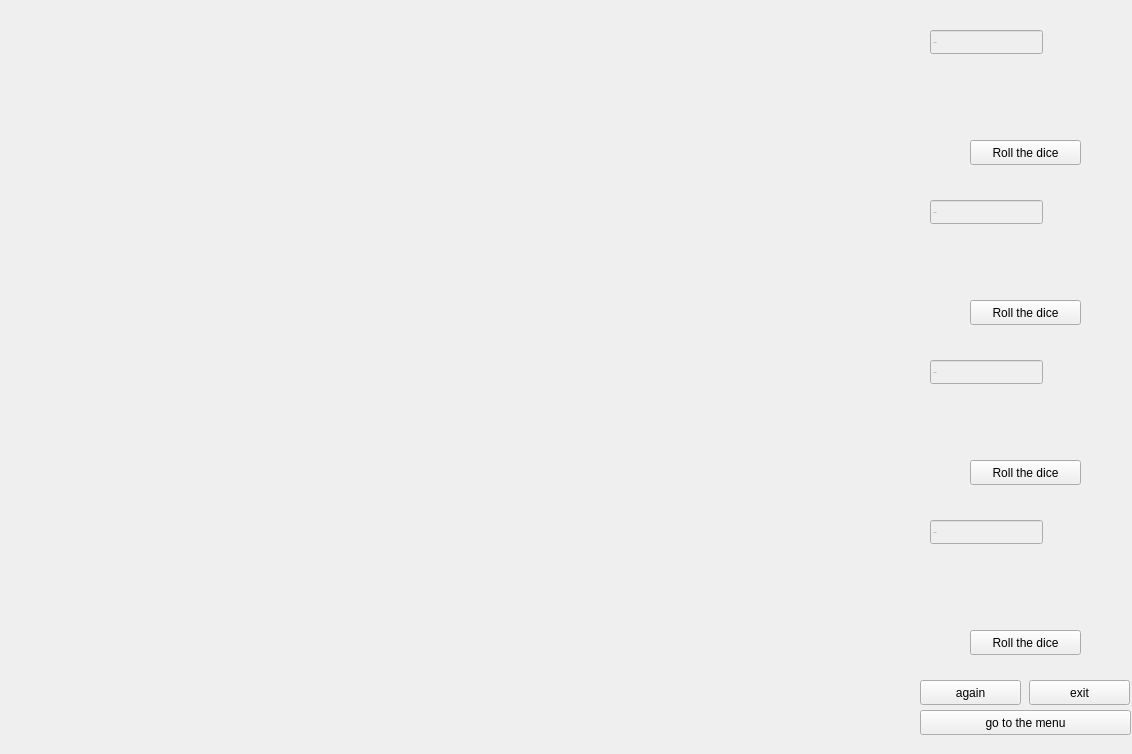
<?xml version="1.0" encoding="UTF-8"?>
<ui version="4.0">
 <class>Game</class>
 <widget class="QWidget" name="Game">
  <property name="geometry">
   <rect>
    <x>0</x>
    <y>0</y>
    <width>1132</width>
    <height>754</height>
   </rect>
  </property>
  <property name="windowTitle">
   <string>Snakes and ladders game</string>
  </property>
  <property name="windowIcon">
   <iconset>
    <normalon>:/image/snake.jpeg</normalon>
   </iconset>
  </property>
  <widget class="QLabel" name="GamePage">
   <property name="geometry">
    <rect>
     <x>10</x>
     <y>10</y>
     <width>731</width>
     <height>731</height>
    </rect>
   </property>
   <property name="text">
    <string/>
   </property>
   <property name="pixmap">
    <pixmap resource="res.qrc">:/image/snake.jpeg</pixmap>
   </property>
  </widget>
  <widget class="QLabel" name="blue">
   <property name="enabled">
    <bool>true</bool>
   </property>
   <property name="geometry">
    <rect>
     <x>740</x>
     <y>660</y>
     <width>71</width>
     <height>81</height>
    </rect>
   </property>
   <property name="text">
    <string/>
   </property>
   <property name="pixmap">
    <pixmap resource="res.qrc">:/new/prefix1/image/blue.jpeg</pixmap>
   </property>
  </widget>
  <widget class="QLabel" name="red">
   <property name="enabled">
    <bool>true</bool>
   </property>
   <property name="geometry">
    <rect>
     <x>740</x>
     <y>590</y>
     <width>71</width>
     <height>71</height>
    </rect>
   </property>
   <property name="text">
    <string/>
   </property>
   <property name="pixmap">
    <pixmap resource="res.qrc">:/new/prefix1/image/red.jpeg</pixmap>
   </property>
  </widget>
  <widget class="QLabel" name="yellow">
   <property name="enabled">
    <bool>true</bool>
   </property>
   <property name="geometry">
    <rect>
     <x>740</x>
     <y>450</y>
     <width>71</width>
     <height>71</height>
    </rect>
   </property>
   <property name="text">
    <string/>
   </property>
   <property name="pixmap">
    <pixmap resource="res.qrc">:/new/prefix1/image/yellow.jpeg</pixmap>
   </property>
  </widget>
  <widget class="QLabel" name="green">
   <property name="enabled">
    <bool>true</bool>
   </property>
   <property name="geometry">
    <rect>
     <x>740</x>
     <y>520</y>
     <width>71</width>
     <height>71</height>
    </rect>
   </property>
   <property name="text">
    <string/>
   </property>
   <property name="pixmap">
    <pixmap resource="res.qrc">:/new/prefix1/image/green.jpeg</pixmap>
   </property>
  </widget>
  <widget class="QLabel" name="label">
   <property name="geometry">
    <rect>
     <x>920</x>
     <y>10</y>
     <width>241</width>
     <height>181</height>
    </rect>
   </property>
   <property name="text">
    <string/>
   </property>
   <property name="pixmap">
    <pixmap resource="res.qrc">:/new/prefix1/image/Untitled.jpg</pixmap>
   </property>
  </widget>
  <widget class="QPushButton" name="dice1">
   <property name="geometry">
    <rect>
     <x>970</x>
     <y>140</y>
     <width>111</width>
     <height>25</height>
    </rect>
   </property>
   <property name="text">
    <string>Roll the dice</string>
   </property>
  </widget>
  <widget class="QLabel" name="label_2">
   <property name="geometry">
    <rect>
     <x>920</x>
     <y>180</y>
     <width>241</width>
     <height>171</height>
    </rect>
   </property>
   <property name="text">
    <string/>
   </property>
   <property name="pixmap">
    <pixmap resource="res.qrc">:/new/prefix1/image/Untitled.jpg</pixmap>
   </property>
  </widget>
  <widget class="QLabel" name="label_3">
   <property name="geometry">
    <rect>
     <x>920</x>
     <y>340</y>
     <width>241</width>
     <height>171</height>
    </rect>
   </property>
   <property name="text">
    <string/>
   </property>
   <property name="pixmap">
    <pixmap resource="res.qrc">:/new/prefix1/image/Untitled.jpg</pixmap>
   </property>
  </widget>
  <widget class="QLabel" name="label_4">
   <property name="geometry">
    <rect>
     <x>920</x>
     <y>500</y>
     <width>241</width>
     <height>171</height>
    </rect>
   </property>
   <property name="text">
    <string/>
   </property>
   <property name="pixmap">
    <pixmap resource="res.qrc">:/new/prefix1/image/Untitled.jpg</pixmap>
   </property>
  </widget>
  <widget class="QPushButton" name="dice2">
   <property name="geometry">
    <rect>
     <x>970</x>
     <y>300</y>
     <width>111</width>
     <height>25</height>
    </rect>
   </property>
   <property name="text">
    <string>Roll the dice</string>
   </property>
  </widget>
  <widget class="QPushButton" name="dice3">
   <property name="geometry">
    <rect>
     <x>970</x>
     <y>460</y>
     <width>111</width>
     <height>25</height>
    </rect>
   </property>
   <property name="text">
    <string>Roll the dice</string>
   </property>
  </widget>
  <widget class="QPushButton" name="dice4">
   <property name="geometry">
    <rect>
     <x>970</x>
     <y>630</y>
     <width>111</width>
     <height>25</height>
    </rect>
   </property>
   <property name="text">
    <string>Roll the dice</string>
   </property>
  </widget>
  <widget class="QLineEdit" name="name1">
   <property name="enabled">
    <bool>false</bool>
   </property>
   <property name="geometry">
    <rect>
     <x>930</x>
     <y>30</y>
     <width>113</width>
     <height>24</height>
    </rect>
   </property>
   <property name="text">
    <string>-</string>
   </property>
  </widget>
  <widget class="QLabel" name="blue_2">
   <property name="enabled">
    <bool>true</bool>
   </property>
   <property name="geometry">
    <rect>
     <x>1060</x>
     <y>30</y>
     <width>71</width>
     <height>71</height>
    </rect>
   </property>
   <property name="text">
    <string/>
   </property>
   <property name="pixmap">
    <pixmap resource="res.qrc">:/new/prefix1/image/blue.jpeg</pixmap>
   </property>
  </widget>
  <widget class="QLabel" name="red_2">
   <property name="enabled">
    <bool>true</bool>
   </property>
   <property name="geometry">
    <rect>
     <x>1060</x>
     <y>200</y>
     <width>71</width>
     <height>71</height>
    </rect>
   </property>
   <property name="text">
    <string/>
   </property>
   <property name="pixmap">
    <pixmap resource="res.qrc">:/new/prefix1/image/red.jpeg</pixmap>
   </property>
  </widget>
  <widget class="QLabel" name="green_2">
   <property name="enabled">
    <bool>true</bool>
   </property>
   <property name="geometry">
    <rect>
     <x>1060</x>
     <y>360</y>
     <width>71</width>
     <height>71</height>
    </rect>
   </property>
   <property name="text">
    <string/>
   </property>
   <property name="pixmap">
    <pixmap resource="res.qrc">:/new/prefix1/image/green.jpeg</pixmap>
   </property>
  </widget>
  <widget class="QLabel" name="yellow_2">
   <property name="enabled">
    <bool>true</bool>
   </property>
   <property name="geometry">
    <rect>
     <x>1060</x>
     <y>520</y>
     <width>71</width>
     <height>71</height>
    </rect>
   </property>
   <property name="text">
    <string/>
   </property>
   <property name="pixmap">
    <pixmap resource="res.qrc">:/new/prefix1/image/yellow.jpeg</pixmap>
   </property>
  </widget>
  <widget class="QLineEdit" name="name2">
   <property name="enabled">
    <bool>false</bool>
   </property>
   <property name="geometry">
    <rect>
     <x>930</x>
     <y>200</y>
     <width>113</width>
     <height>24</height>
    </rect>
   </property>
   <property name="text">
    <string>-</string>
   </property>
  </widget>
  <widget class="QLineEdit" name="name3">
   <property name="enabled">
    <bool>false</bool>
   </property>
   <property name="geometry">
    <rect>
     <x>930</x>
     <y>360</y>
     <width>113</width>
     <height>24</height>
    </rect>
   </property>
   <property name="text">
    <string>-</string>
   </property>
  </widget>
  <widget class="QLineEdit" name="name4">
   <property name="enabled">
    <bool>false</bool>
   </property>
   <property name="geometry">
    <rect>
     <x>930</x>
     <y>520</y>
     <width>113</width>
     <height>24</height>
    </rect>
   </property>
   <property name="text">
    <string>-</string>
   </property>
  </widget>
  <widget class="QPushButton" name="end">
   <property name="geometry">
    <rect>
     <x>1029</x>
     <y>680</y>
     <width>101</width>
     <height>25</height>
    </rect>
   </property>
   <property name="text">
    <string>exit</string>
   </property>
  </widget>
  <widget class="QPushButton" name="again">
   <property name="geometry">
    <rect>
     <x>920</x>
     <y>680</y>
     <width>101</width>
     <height>25</height>
    </rect>
   </property>
   <property name="text">
    <string>again</string>
   </property>
  </widget>
  <widget class="QPushButton" name="menu">
   <property name="geometry">
    <rect>
     <x>920</x>
     <y>710</y>
     <width>211</width>
     <height>25</height>
    </rect>
   </property>
   <property name="text">
    <string>go to the menu</string>
   </property>
  </widget>
  <widget class="QLabel" name="RandDice">
   <property name="geometry">
    <rect>
     <x>750</x>
     <y>20</y>
     <width>141</width>
     <height>121</height>
    </rect>
   </property>
   <property name="text">
    <string/>
   </property>
   <property name="pixmap">
    <pixmap resource="res.qrc">:/new/prefix1/image/6.jpg</pixmap>
   </property>
  </widget>
 </widget>
 <resources>
  <include location="res.qrc"/>
 </resources>
 <connections/>
</ui>
